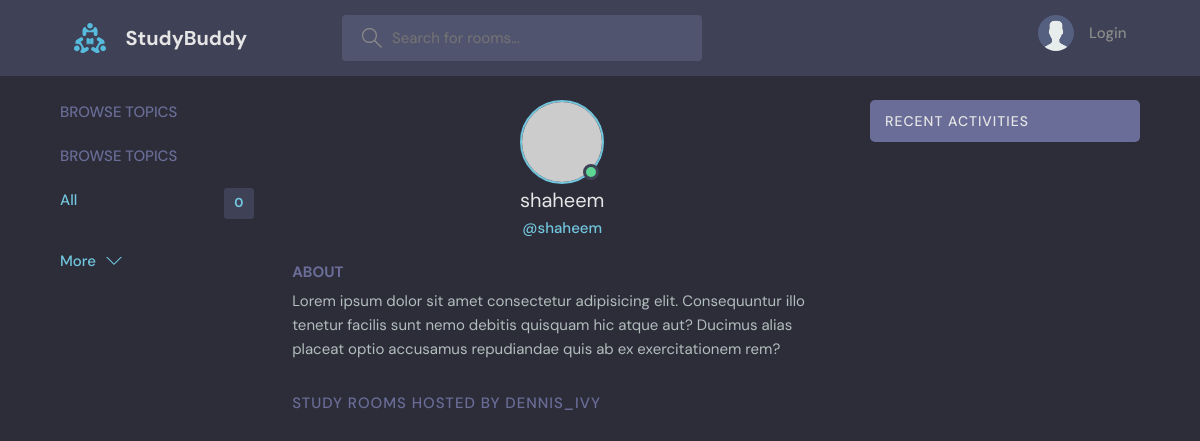
/profile/1/, run on an earlier commit of the app's database.
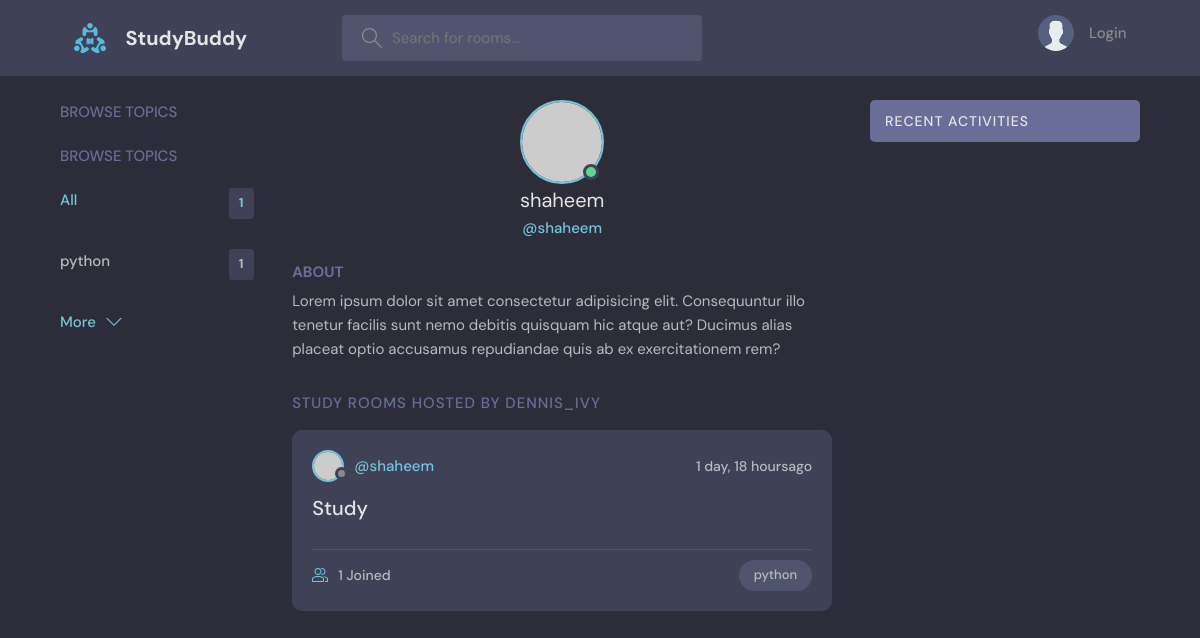
And on a later commit of the database.
### base/models.py (models this page shows, shortened)
class Topic(models.Model):
    name = models.CharField(max_length=200)

class Room(models.Model):
    host = models.ForeignKey(User, on_delete=models.SET_NULL,null=True)
    topic = models.ForeignKey(Topic, on_delete=models.SET_NULL,null=True)
    name = models.CharField(max_length=200)
    description = models.TextField(blank=True,null=True)
    participants = models.ManyToManyField(User,related_name='participants',blank=True)
    updated = models.DateTimeField(auto_now=True)
    created = models.DateTimeField(auto_now_add=True)
    class Meta:
        ordering = ["-updated","-created"]

### base/views.py (the view)
# urls.py: path('profile/<str:pk>/',views.userProfile,name="user-profile"),
def userProfile(request,pk):
    user = User.objects.get(id=pk)
    rooms = user.room_set.all() #------
    room_message = user.message_set.all()
    topics = Topic.objects.all()
    context = {'user':user,'rooms':rooms,'room_message':room_message,'topics':topics}
    return render(request,'base/profile.html',context)

### base/templates/base/profile.html (shortened to what this page needs)
{% extends "main.html" %}
{% block content %}
  <main class="profile-page layout layout--3">
    <div class="container">
      <div class="topics">
        <div class="topics__header">
          <h2>Browse Topics</h2>
        </div>
        {% include "base/topic_component.html" %}
      </div>
      <div class="roomList">
        <div class="profile">
          <div class="profile__avatar">
            <div class="avatar avatar--large active">
              <img src="https://randomuser.me/api/portraits/men/11.jpg" />
            </div>
          </div>
          <div class="profile__info">
            <h3>{{user.username}}</h3>
            <p>@{{user.username}}</p>
          </div>
          <div class="profile__about">
            <h3>About</h3>
            <p>
              Lorem ipsum dolor sit amet consectetur adipisicing elit. Consequuntur illo tenetur
              facilis sunt nemo debitis quisquam hic atque aut? Ducimus alias placeat optio
              accusamus repudiandae quis ab ex exercitationem rem?
            </p>
          </div>
        </div>
        <div class="roomList__header">
          <div>
            <h2>Study Rooms Hosted by dennis_ivy</a>
            </h2>
          </div>
        </div>
        {% include "base/feed_component.html" %}
      </div>
      {% include "base/activity_component.html" %}
    </div>
  </main>
{% endblock %}

### templates/main.html (shortened to what this page needs)
{% load static %}
<html lang="en">
  <head>
    <link rel="stylesheet" href="{% static 'style/style.css' %} "/>
  </head>
  <body>
    {% include 'navbar.html' %}
    {% block content %}
    {% endblock %}
  </body>
</html>

### templates/navbar.html (shortened to what this page needs)
{% load static %}
<header class="header header--loggedIn">
    <div class="container">
      <a href="{% url 'home' %}" class="header__logo">
        <img src="{% static 'images/logo.svg' %}" />
        <h1>StudyBuddy</h1>
      </a>
      <form class="header__search" method="GET" action="{% url 'home' %}">
        <label>
          <input name="q" placeholder="Search for rooms..." />
        </label>
      </form>
      <nav class="header__menu">
        {% if request.user.is_authenticated %}
        <div class="header__user">
          <a href="{% url 'user-profile' request.user.id %}">
            <div class="avatar avatar--medium active">
              <img src="https://randomuser.me/api/portraits/men/37.jpg" />
            </div>
            <p>{{request.user.username}}<span>@{{request.user.username}}</span></p>
          </a>
          <button class="dropdown-button">
            <svg version="1.1" xmlns="http://www.w3.org/2000/svg" width="32" height="32" viewBox="0 0 32 32">
              <title>chevron-down</title>
              <path d="M16 21l-13-13h-3l16 16 16-16h-3l-13 13z"></path>
            </svg>
          </button>
        </div>
           {% else %}
        <a href="{% url 'login' %}">
          <img src="{% static 'images/avatar.svg' %}" />
          <p>Login</p>
        </a>
        {% endif %}
      </nav>
    </div>
  </header>

### base/templates/base/topic_component.html
<div class="topics">
  <div class="topics__header">
    <h2>Browse Topics</h2>
  </div>
  <ul class="topics__list">
    <li>
      <a href="{% url 'home' %}" class="active">All <span>{{topics.count}}</span></a>
    </li>
    {% for topic in topics %}
    <li>
      <a href="{% url 'home' %}?q={{topic.name}}">{{ topic.name }}<span>{{topic.room_set.all.count}}</span></a>
    </li>
     {% endfor %}
  </ul>
  <a class="btn btn--link" href="topics.html">
    More
    <svg version="1.1" xmlns="http://www.w3.org/2000/svg" width="32" height="32" viewBox="0 0 32 32">
      <title>chevron-down</title>
      <path d="M16 21l-13-13h-3l16 16 16-16h-3l-13 13z"></path>
    </svg>
  </a>
</div>

### base/templates/base/feed_component.html (shortened to what this page needs)
{% for room in rooms %}
<div class="roomListRoom">
  <div class="roomListRoom__header">
    <a href="{% url 'user-profile' room.host.id %}" class="roomListRoom__author">
      <div class="avatar avatar--small">
        <img src="https://randomuser.me/api/portraits/women/11.jpg" />
      </div>
      <span>@{{room.host.username}}</span>
    </a>
    <div class="roomListRoom__actions">
      <span>{{room.created|timesince}}ago</span>
    </div>
  </div>
  <div class="roomListRoom__content">
    <a href="{% url 'room' room.id  %}">{{room.name}}</a>
  </div>
  <div class="roomListRoom__meta">
    <a href="{% url 'room' room.id  %}" class="roomListRoom__joined">
      {{room.participants.all.count}} Joined
    </a>
    <p class="roomListRoom__topic">{{room.topic.name}}</p>
  </div>
</div>
 {% endfor %}

### base/templates/base/activity_component.html (shortened to what this page needs)
<div class="activities">
  <div class="activities__header">
    <h2>Recent Activities</h2>
  </div>
</div>

What changed in the data, as far as the page shows it:
added Topic: name "python", room_set.all.count "1"
added Room: host.username "shaheem", created "1 day, 18 hours", name "Study", participants.all.count "1", topic.name "python"
Also different on the page:
{{ topics.count }}: "0" → "1"
